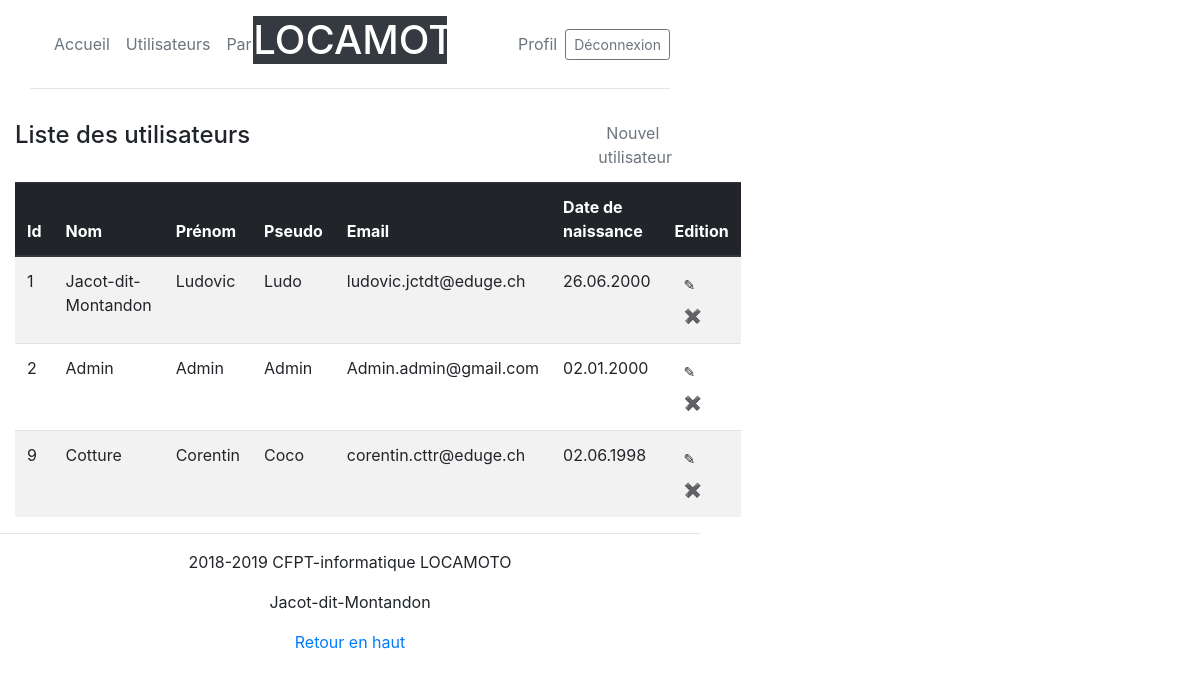
The page /www/manageuser.php (signed in) on the database its author committed.
### tables this page shows
CREATE TABLE `utilisateurs` (
  `idUtilisateur` int(11) NOT NULL AUTO_INCREMENT,
  `Nom` varchar(45) DEFAULT NULL,
  `Prenom` varchar(45) DEFAULT NULL,
  `Pseudo` varchar(45) DEFAULT NULL,
  `MotDePasse` varchar(100) DEFAULT NULL,
  `Email` varchar(45) DEFAULT NULL,
  `DateNaissance` date DEFAULT NULL,
  `Statut` int(11) DEFAULT '1',
  PRIMARY KEY (`idUtilisateur`)
);

### www/manageuser.php (called while the page is built, shortened)
<?php
require_once('model/users.php');
$users = GetAllUsers();
include('view/showmanageuser.php');

### www/model/users.php (called while the page is built, shortened)
<?php
function GetAllUsers()
{
	$db = connectDb();
    $sql = "SELECT `idUtilisateur`, `Nom`, `Prenom`, `Pseudo`, `MotDePasse`, `Email`, `DateNaissance`, `Statut` FROM `Utilisateurs`";
	$request = $db->prepare($sql);
	try {
		$request->execute();
		return $request->fetchAll();
	}
	catch (PDOException $e) {
        echo 'Problème de lecture de la base de données: '.$e->getMessage();
		return false;
	}
}

### www/view/showmanageuser.php (the view, shortened to what this page needs)
<!doctype html>
<html style="width: 700px">
<head>
    <link href="css/bootstrap/bootstrap.min.css" rel="stylesheet" type="text/css" />
    <link href="css/style.css" rel="stylesheet" type="text/css" />
</head>
<body>
    <div class="container">
        <header class="blog-header py-3 col-12">
            <div class="row flex-nowrap justify-content-between align-items-center">
                <div class="col-4 ">
                    <?php include "navigation.php"; ?>
                </div>
                <div class="col-4 text-center">
                    <h1 class="btn-dark">LOCAMOTO</h1>
                </div>
                <div class="col-4 d-flex justify-content-end align-items-center">
                    <?php if (isset($_SESSION["login"])) { ?>
                        <a class="m-2 text-muted" href=<?php echo "saveuser.php?idUser=" . $_SESSION["idUser"]; ?>>Profil</a>
                        <a href="logout.php"><button type="button" class="btn btn-sm btn-outline-secondary">Déconnexion</button></a>
                    <?php } else { ?>
                        <button type="button" class="btn btn-sm btn-outline-secondary" data-toggle="modal" data-target="#loginModal">Connexion</button>
                    <?php } ?>
                </div>
            </div>
            <hr>
        </header>
        <div class="row">
            <div class="col-sm-10">
                <h4>Liste des utilisateurs</h4><br>
            </div>
            <div class="col-sm-2">
                <a class="m-2 text-muted pull-right" href="saveuser.php">Nouvel utilisateur</a>
            </div>
        </div>
        <table class="table table-striped table-condensed">
            <thead class="thead-dark">
                <tr>
                    <th>Id</th>
                    <th>Nom</th>
                    <th>Prénom</th>
                    <th>Pseudo</th>
                    <th>Email</th>
                    <th>Date de naissance</th>
                    <th>Edition</th>
                </tr>
            </thead>
            <?php
            foreach ($users as $user) {
                ?>
                <tr>
                    <td><?php echo $user['idUtilisateur']; ?></td>
                    <td><?php echo $user['Nom']; ?></td>
                    <td><?php echo $user['Prenom']; ?></td>
                    <td><?php echo $user['Pseudo']; ?></td>
                    <td><?php echo $user['Email']; ?></td>
                    <td><?php echo date_format(date_create($user['DateNaissance']), "d.m.Y"); ?></td>
                    <td>
                        <a class="btn btn-default btn-sm" href="saveuser.php?idUser=<?php echo $user['idUtilisateur'] ?>">✎</a>
                        <button data-toggle="modal" class="btn btn-default btn-sm" href="#delete<?php echo $user['idUtilisateur'] ?>">✖</button>
                    </td>
                </tr>
            <?php
        }
        ?>
        </table>
    </div>
    <footer class="text-center">
        <hr>
        <p>2018-2019 CFPT-informatique LOCAMOTO</p>
        <p>Jacot-dit-Montandon</p>
        <p>
            <a href="#">Retour en haut</a>
        </p>
    </footer>
</body>

### rows shown on the page
utilisateurs: idUtilisateur "1", Nom "Jacot-dit-Montandon", Prenom "Ludovic", Pseudo "Ludo", Email "ludovic.jctdt@eduge.ch", DateNaissance "26.06.2000"
utilisateurs: idUtilisateur "2", Nom "Admin", Prenom "Admin", Pseudo "Admin", Email "Admin.admin@gmail.com", DateNaissance "02.01.2000"
utilisateurs: idUtilisateur "9", Nom "Cotture", Prenom "Corentin", Pseudo "Coco", Email "corentin.cttr@eduge.ch", DateNaissance "02.06.1998"
